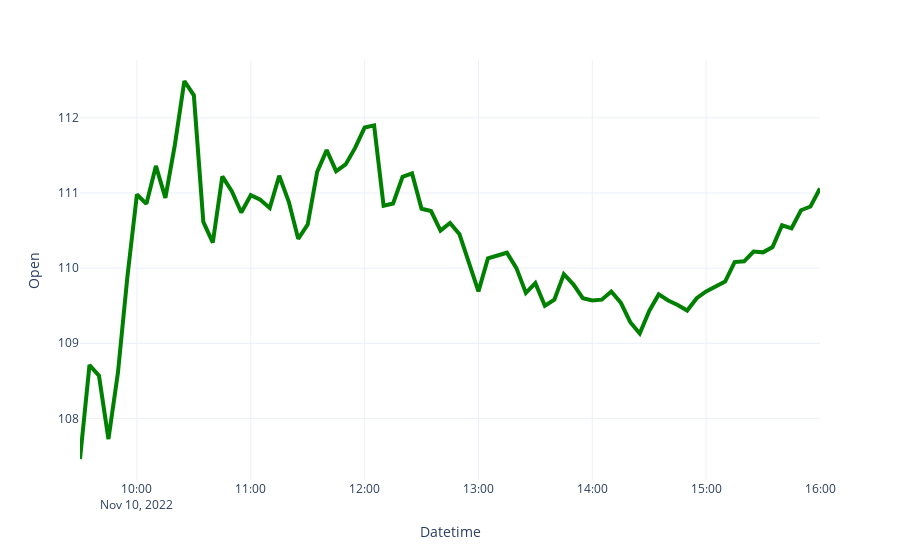

Notebook code for this chart:
### Code cell
fig = px.line(price_history.reset_index(), x = "Datetime", y="Open", template="plotly_white")
fig.update_traces(line_color = "green", line_width = 4)
